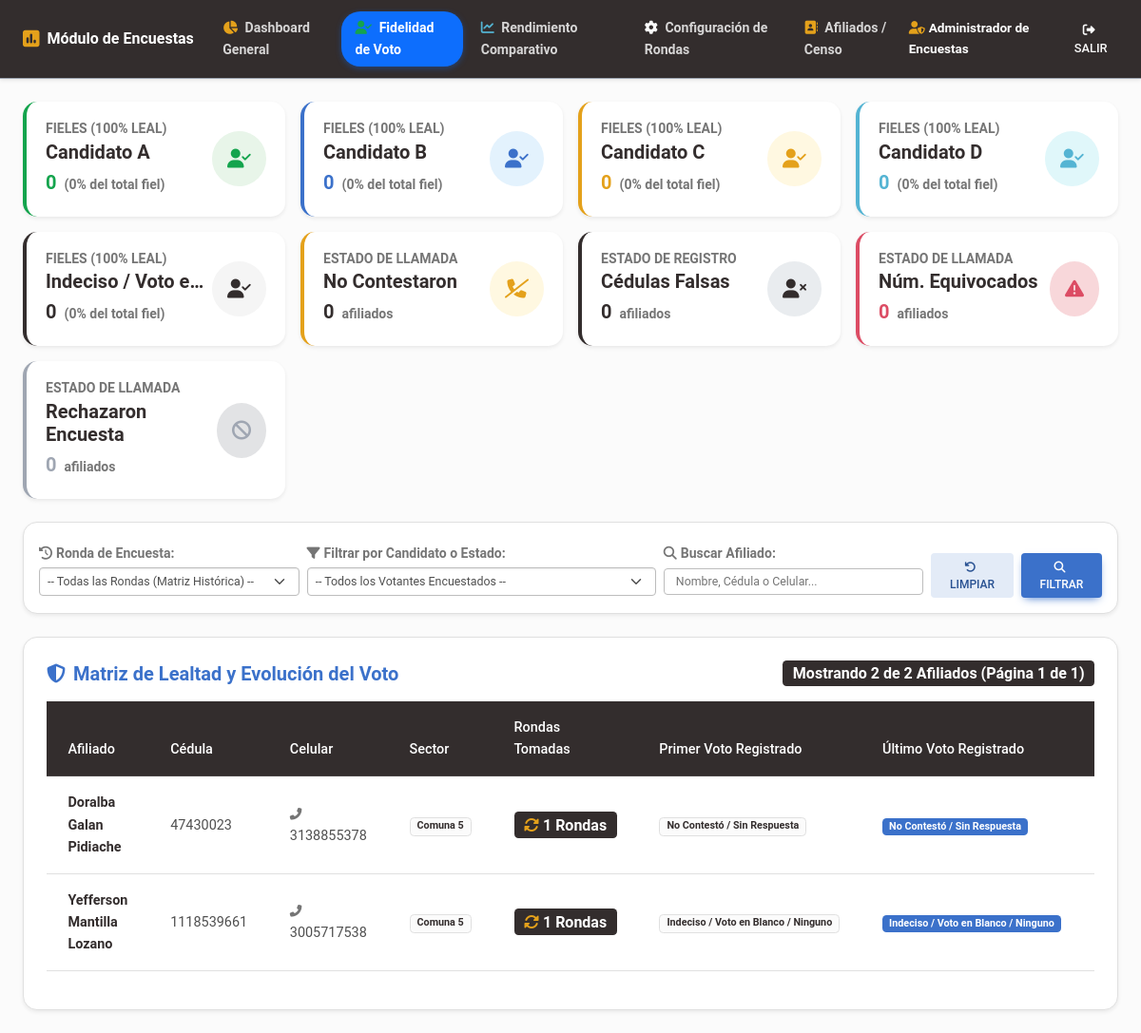
Page /admin_encuestas/fidelidad.php (signed in) on the committed database.
### tables this page shows
CREATE TABLE `usuarios` (
  `id` int(11) NOT NULL AUTO_INCREMENT,
  `nombre_completo` varchar(150) NOT NULL,
  `cedula` varchar(20) NOT NULL,
  `telefono` varchar(20) NOT NULL,
  `username` varchar(50) NOT NULL,
  `password` varchar(255) NOT NULL,
  `role_id` int(11) NOT NULL,
  `codigo_referido` varchar(30) NOT NULL,
  `intentos_fallidos` int(11) DEFAULT 0,
  `bloqueado_hasta` datetime DEFAULT NULL,
  `creado_en` datetime DEFAULT current_timestamp(),
  PRIMARY KEY (`id`),
  UNIQUE KEY `cedula` (`cedula`),
  UNIQUE KEY `username` (`username`),
  UNIQUE KEY `codigo_referido` (`codigo_referido`),
  KEY `role_id` (`role_id`),
  CONSTRAINT `usuarios_ibfk_1` FOREIGN KEY (`role_id`) REFERENCES `roles` (`id`)
);

CREATE TABLE `candidatos_encuestas` (
  `id` int(11) NOT NULL AUTO_INCREMENT,
  `nombre` varchar(150) NOT NULL,
  `grupo` varchar(150) DEFAULT NULL,
  `activo` tinyint(4) DEFAULT 1,
  `creado_en` timestamp NOT NULL DEFAULT current_timestamp(),
  PRIMARY KEY (`id`),
  UNIQUE KEY `nombre` (`nombre`)
);

CREATE TABLE `referidos` (
  `id` int(11) NOT NULL AUTO_INCREMENT,
  `cedula` varchar(20) NOT NULL,
  `nombres` varchar(100) NOT NULL,
  `apellidos` varchar(100) NOT NULL,
  `correo` varchar(120) NOT NULL,
  `celular` varchar(20) NOT NULL,
  `comuna` varchar(80) NOT NULL DEFAULT 'Comuna 1',
  `votante_yopal` varchar(50) NOT NULL DEFAULT 'Si',
  `departamento` varchar(100) DEFAULT NULL,
  `municipio` varchar(100) DEFAULT NULL,
  `puesto_votacion` varchar(150) DEFAULT NULL,
  `direccion_votacion` varchar(200) DEFAULT NULL,
  `mesa_votacion` varchar(50) DEFAULT NULL,
  `referido_por_tipo` enum('usuario','referido') NOT NULL,
  `referido_por_id` int(11) NOT NULL,
  `lider_raiz_id` int(11) NOT NULL,
  `usuario_id` int(11) DEFAULT NULL,
  `autorizacion_datos` tinyint(1) NOT NULL DEFAULT 1,
  `ip_registro` varchar(45) DEFAULT NULL,
  `hash_dispositivo` varchar(64) DEFAULT NULL,
  `codigo_referido` varchar(30) NOT NULL,
  `creado_en` datetime DEFAULT current_timestamp(),
  PRIMARY KEY (`id`),
  UNIQUE KEY `cedula` (`cedula`),
  UNIQUE KEY `codigo_referido` (`codigo_referido`),
  KEY `usuario_id` (`usuario_id`),
  KEY `lider_raiz_id` (`lider_raiz_id`),
  CONSTRAINT `referidos_ibfk_1` FOREIGN KEY (`usuario_id`) REFERENCES `usuarios` (`id`) ON DELETE SET NULL,
  CONSTRAINT `referidos_ibfk_2` FOREIGN KEY (`lider_raiz_id`) REFERENCES `usuarios` (`id`)
);

### admin_encuestas/fidelidad.php (the view, shortened to what the rows shown need)
<?php
require_once __DIR__ . '/../config/security.php';
require_once __DIR__ . '/../config/auth.php';
requireRole('AdminEncuestas');
$admin = getCurrentUser();
$pdo = getDB();
$paginaActual = max(1, (int)($_GET['page'] ?? 1));
$registrosPorPagina = 16;
$offset = ($paginaActual - 1) * $registrosPorPagina;
$rondaIdFiltro = sanitizeInput($_GET['ronda_id'] ?? '');
$sqlFidelidad = "
    SELECT r.id as referido_id, r.cedula, CONCAT(r.nombres, ' ', r.apellidos) as nombre_completo,
           r.celular, r.comuna, r.votante_yopal,
           COUNT(re.id) as total_rondas,
           COUNT(DISTINCT re.candidato_elegido) as candidatos_distintos,
           SUBSTRING_INDEX(GROUP_CONCAT(re.candidato_elegido ORDER BY re.creado_en ASC), ',', 1) as voto_inicial,
           SUBSTRING_INDEX(GROUP_CONCAT(re.candidato_elegido ORDER BY re.creado_en DESC), ',', 1) as voto_ultimo,
           MAX(re.creado_en) as ultima_fecha
    FROM referidos r
    JOIN respuestas_encuestas re ON re.referido_id = r.id
    " . ($rondaIdFiltro !== '' ? "WHERE re.ronda_id = " . intval($rondaIdFiltro) . " " : "") . "
    GROUP BY r.id
";
$stmtTodosFidelidad = $pdo->query($sqlFidelidad);
$todosVotantes = $stmtTodosFidelidad->fetchAll();
$fielesPorCandidato = [];
$stmtCandList = $pdo->query("SELECT nombre, grupo FROM candidatos_encuestas WHERE activo = 1 ORDER BY id ASC");
$candidatosActivos = $stmtCandList->fetchAll();
foreach ($candidatosActivos as $c) {
    $fielesPorCandidato[$c['nombre']] = 0;
}
$countTotalFieles = 0;
$havingClauses = [];
$params = [];
$havingSql = !empty($havingClauses) ? " HAVING " . implode(" AND ", $havingClauses) : "";
$sqlFinal = $sqlFidelidad . $havingSql . " ORDER BY total_rondas DESC, ultima_fecha DESC LIMIT " . $registrosPorPagina . " OFFSET " . $offset;
$stmtFinal = $pdo->prepare($sqlFinal);
$stmtFinal->execute($params);
$listaVotantesFidelidad = $stmtFinal->fetchAll();
?>
<!DOCTYPE html>
<html lang="es">
<head>
    <link rel="stylesheet" href="https://cdnjs.cloudflare.com/ajax/libs/font-awesome/6.4.0/css/all.min.css">
    <link rel="stylesheet" href="https://cdnjs.cloudflare.com/ajax/libs/mdb-ui-kit/6.4.0/mdb.min.css">
    <link rel="stylesheet" href="../assets/css/custom.css">
</head>
<body class="bg-light">
<?php $activeTab = 'fidelidad'; include __DIR__ . '/navbar.php'; ?>
<div class="container-fluid px-4 py-4">
    <div class="row g-3 mb-4">
        <?php
        $coloresBorde = ['border-success', 'border-primary', 'border-warning', 'border-info', 'border-dark'];
        $coloresBg = ['#e8f5e9', '#e3f2fd', '#fff8e1', '#e0f7fa', '#f5f5f5'];
        $coloresTexto = ['text-success', 'text-primary', 'text-warning', 'text-info', 'text-dark'];
        $indexCand = 0;
        foreach ($candidatosActivos as $cand):
            $nomC = $cand['nombre'];
            $totalFielesCand = $fielesPorCandidato[$nomC] ?? 0;
            $porcFiel = $countTotalFieles > 0 ? round(($totalFielesCand / $countTotalFieles) * 100, 1) : 0;
            $borde = $coloresBorde[$indexCand % count($coloresBorde)];
            $bg = $coloresBg[$indexCand % count($coloresBg)];
            $txt = $coloresTexto[$indexCand % count($coloresTexto)];
        ?>
            <div class="col-xl-3 col-md-6">
                <div class="card card-custom card-interactive bg-white border-start border-4 <?= $borde ?> p-3 shadow-sm h-100"
                     onclick="abrirTarjetaEmergente('fiel_<?= urlencode($nomC) ?>', 'Votantes Fieles a: <?= e($nomC) ?>')">
                    <div class="card-body p-1 d-flex align-items-center justify-content-between">
                        <div>
                            <h6 class="text-uppercase text-muted fw-bold small mb-1"><?= $rondaIdFiltro !== '' ? 'Votos en esta Ronda' : 'Fieles (100% Leal)' ?></h6>
                            <h5 class="fw-bold text-dark mb-0 text-truncate" style="max-width: 170px;"><?= e($nomC) ?></h5>
                            <div class="mt-1">
                                <span class="fw-bold <?= $txt ?> fs-5"><?= $totalFielesCand ?></span>
                                <span class="text-muted small fw-bold ms-1">(<?= $porcFiel ?>% del total fiel)</span>
                            </div>
                        </div>
                        <div class="<?= $txt ?> p-3 rounded-circle" style="background-color: <?= $bg ?>;">
                            <i class="fas fa-user-check fa-lg"></i>
                        </div>
                    </div>
                </div>
            </div>
        <?php $indexCand++; endforeach; ?>
    </div>
    <div class="card card-custom shadow-sm border">
        <div class="card-body p-4">
            <div class="table-responsive">
                <table class="table table-hover align-middle">
                    <thead class="table-dark">
                        <tr>
                            <th>Afiliado</th>
                            <th>Cédula</th>
                            <th>Celular</th>
                            <th>Sector</th>
                            <th>Rondas Tomadas</th>
                            <th>Primer Voto Registrado</th>
                            <th>Último Voto Registrado</th>
                            <th>Clasificación de Lealtad / Estado</th>
                        </tr>
                    </thead>
                    <tbody>
                        <?php if (empty($listaVotantesFidelidad)): ?>
                            <tr>
                                <td colspan="9" class="text-center py-4 text-muted">No se encontraron afiliados con encuestas registradas.</td>
                            </tr>
                        <?php else: ?>
                            <?php foreach ($listaVotantesFidelidad as $vf):
                                $esEspecial = strpos($vf['voto_ultimo'], 'No Contestó') !== false || strpos($vf['voto_ultimo'], 'Cédula Falsa') !== false || strpos($vf['voto_ultimo'], 'Equivocado') !== false || strpos($vf['voto_ultimo'], 'Rechazó') !== false;
                            ?>
                                <tr class="<?= $esEspecial ? 'table-warning text-dark' : '' ?>">
                                    <td class="fw-bold text-dark"><?= e($vf['nombre_completo']) ?></td>
                                    <td><?= e($vf['cedula']) ?></td>
                                    <td><i class="fas fa-phone-alt me-1 text-muted small"></i><?= e($vf['celular']) ?></td>
                                    <td><span class="badge bg-light text-dark border"><?= e($vf['comuna']) ?></span></td>
                                    <td>
                                        <span class="badge bg-dark fs-6"><i class="fas fa-sync-alt me-1 text-warning"></i><?= $vf['total_rondas'] ?> Rondas</span>
                                    </td>
                                    <td><span class="badge bg-light text-dark border"><?= e($vf['voto_inicial']) ?></span></td>
                                    <td>
                                        <span class="badge <?= $esEspecial ? 'bg-warning text-dark' : 'bg-primary' ?>">
                                            <?= e($vf['voto_ultimo']) ?>
                                        </span>
                                    </td>
                                    <td>
                                    </td>
                                </tr>
                            <?php endforeach; ?>
                        <?php endif; ?>
                    </tbody>
                </table>
            </div>
        </div>
    </div>
</div>
</body>
</html>

### admin_encuestas/navbar.php (shortened to what the rows shown need)
<nav class="navbar navbar-expand-lg navbar-dark bg-dark shadow-sm py-2 border-bottom border-secondary">
    <div class="container-fluid px-3 px-lg-4">
        <div class="collapse navbar-collapse" id="navEncuestadoras">
            <div class="d-flex align-items-center gap-2 py-1" style="font-size: 0.85rem;">
                <span class="text-white-50"><i class="fas fa-user-shield text-warning me-1"></i><strong class="text-white"><?= e($admin['nombre_completo']) ?></strong></span>
            </div>
        </div>
    </div>
</nav>

### rows in the picture
usuarios: nombre_completo "Administrador de Encuestas"
candidatos_encuestas: nombre "Candidato A", nombre.intentos_fallidos "0", porcFiel "0"
candidatos_encuestas: nombre "Candidato B", nombre.intentos_fallidos "0", porcFiel "0"
candidatos_encuestas: nombre "Candidato C", nombre.intentos_fallidos "0", porcFiel "0"
candidatos_encuestas: nombre "Candidato D", nombre.intentos_fallidos "0", porcFiel "0"
candidatos_encuestas: nombre "Indeciso / Voto e…", nombre.intentos_fallidos "0", porcFiel "0"
referidos: nombre_completo "Doralba Galan Pidiache", cedula "47430023", celular "3138855378", comuna "Comuna 5", total_rondas "1", voto_inicial "No Contestó / Sin Respuesta", voto_ultimo "No Contestó / Sin Respuesta"
referidos: nombre_completo "Yefferson Mantilla Lozano", cedula "1118539661", celular "3005717538", comuna "Comuna 5", total_rondas "1", voto_inicial "Indeciso / Voto en Blanco / Ninguno", voto_ultimo "Indeciso / Voto en Blanco / Ninguno"

### other values in the picture
$countNoContesto "0"
$countCedulaFalsa "0"
$countNumEquivocado "0"
$countRechazo "0"
count($listaVotantesFidelidad) "2"
$totalRegistrosFiltrados "2"
$paginaActual "1"
$totalPaginas "1"
